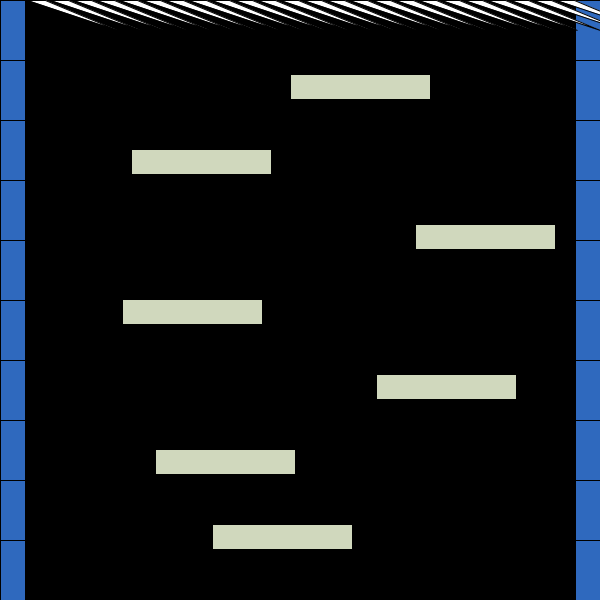
Frame 1 (no input)
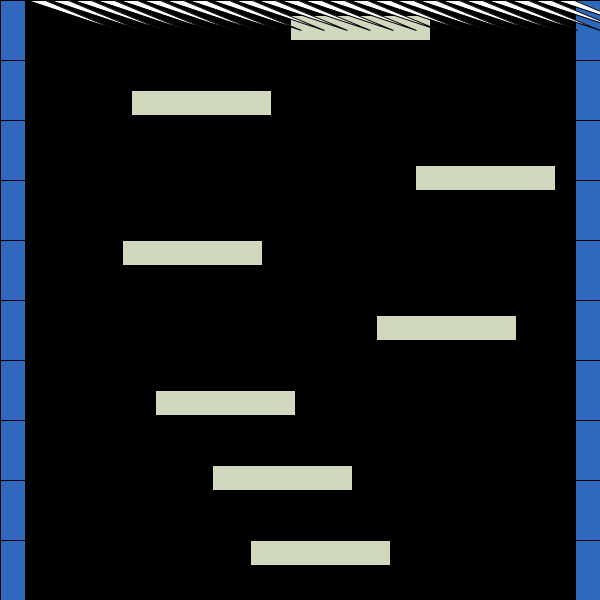
Frame 60 (the mouse pressed at the canvas centre just before this capture)
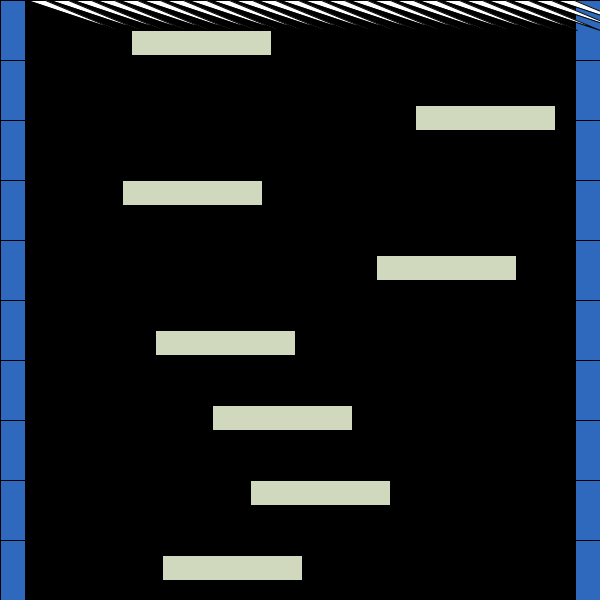
Frame 120 (the mouse held since frame 60 and released just before this capture)

The Processing sketch that drew these frames (run headless with seeded random() and noise(); from frame 60 on, the mouse is pressed at the canvas centre):

// Processing sketch: week03_6_processing_NS_SHAFT_03_spike_triamgle_rolling_frameCou
// ── week03_6_processing_NS_SHAFT_03_spike_triamgle_rolling_frameCou.pde
// week03_6_processing_NS_SHAFT_03_spike_triamgle_rolling_frameCount_MOD
// 修改自 week03_5_processing_NS_SHAFT_02_draw_floor
// 小朋友下樓梯 現在加上地板
void setup(){
  size(600,600);
  for (int i=0; i<20; i++) floorX[i] = int(random(25,600-140-25));
}
int[]floorX = new int[20];
void draw(){
  background(0,5.95);
  fill(47,105,190);
  for(int i=0; i<=10; i++){
    rect(0,i*60,25,60);
    rect(600-25,i*60,25,60);
  }
  fill(208,216,189);
  for(int i=0; i<20; i++){
  //rect(200,200,140,25);
    float y = 75 + i * 75-frameCount%1500;
    if(y <-25) y +=1500;
    rect(floorX[i],y,140,25);
  }
  fill(255);
  for(int i=0; i<24; i++){
    float x = i*23 + 27;
    triangle(x,0,x+90,30,x+18,0);
  }
}
